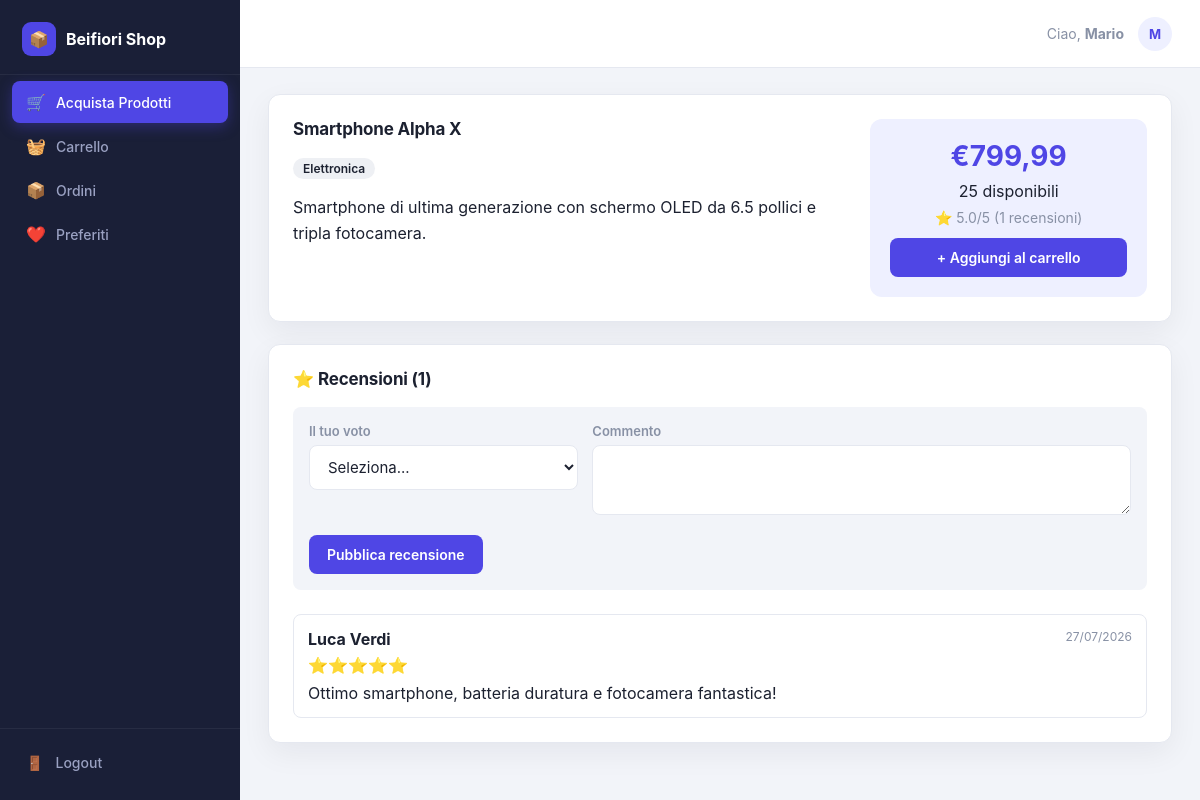
Screenshot of /product.php?id=1 (signed in) with the database file from the repository.
### tables this page shows
CREATE TABLE IF NOT EXISTS prodotti (
    id INT AUTO_INCREMENT PRIMARY KEY,
    nome VARCHAR(100) NOT NULL,
    descrizione TEXT NOT NULL,
    categoria VARCHAR(50) NOT NULL,
    quantita INT NOT NULL,
    prezzo DECIMAL(10,2) NOT NULL,
    last_update TIMESTAMP DEFAULT CURRENT_TIMESTAMP ON UPDATE CURRENT_TIMESTAMP
);

CREATE TABLE IF NOT EXISTS recensioni (
    id INT AUTO_INCREMENT PRIMARY KEY,
    utente_id INT NOT NULL,
    prodotto_id INT NOT NULL,
    voto TINYINT NOT NULL CHECK (voto BETWEEN 1 AND 5),
    commento TEXT,
    data DATETIME DEFAULT CURRENT_TIMESTAMP,
    UNIQUE KEY unique_recensione (utente_id, prodotto_id),
    FOREIGN KEY (utente_id) REFERENCES utenti(id) ON DELETE CASCADE,
    FOREIGN KEY (prodotto_id) REFERENCES prodotti(id) ON DELETE CASCADE
);

CREATE TABLE IF NOT EXISTS utenti (
    id INT AUTO_INCREMENT PRIMARY KEY,
    nome VARCHAR(100) NOT NULL,
    cognome VARCHAR(100) NOT NULL,
    email VARCHAR(100) NOT NULL UNIQUE,
    password VARCHAR(255) NOT NULL,
    tipo_utente ENUM('admin', 'user') NOT NULL DEFAULT 'user',
    data_registrazione TIMESTAMP DEFAULT CURRENT_TIMESTAMP,
    ultimo_accesso TIMESTAMP NULL DEFAULT NULL
);

### src/product.php (the view, shortened to what this page needs)
<?php
$pdo = connect();
$id = (int) ($_GET['id'] ?? 0);
$stmt = $pdo->prepare("SELECT * FROM prodotti WHERE id = ?");
$stmt->execute([$id]);
$prodotto = $stmt->fetch();
$stmt = $pdo->prepare("
    SELECT r.*, u.nome, u.cognome
    FROM recensioni r
    JOIN utenti u ON r.utente_id = u.id
    WHERE r.prodotto_id = ?
    ORDER BY r.data DESC
");
$stmt->execute([$id]);
$recensioni = $stmt->fetchAll();
$avg = $pdo->prepare("SELECT AVG(voto) as media, COUNT(*) as tot FROM recensioni WHERE prodotto_id = ?");
$avg->execute([$id]);
$stats = $avg->fetch();
$my = $pdo->prepare("SELECT * FROM recensioni WHERE utente_id = ? AND prodotto_id = ?");
$my->execute([$_SESSION['user_id'], $id]);
$my_review = $my->fetch();
?>
<!DOCTYPE html>
<html lang="it">
<head>
<link rel="stylesheet" href="style.css">
</head>
<body>
<div class="app-shell">
    <aside class="sidebar">
        <div class="sidebar-brand">
            <span class="logo-mark">📦</span>
            <span>Beifiori Shop</span>
        </div>
        <nav class="sidebar-nav">
            <a href="index.php" class="active"><span class="nav-icon">🛒</span> Acquista Prodotti</a>
            <a href="cart.php"><span class="nav-icon">🧺</span> Carrello</a>
            <a href="orders.php"><span class="nav-icon">📦</span> Ordini</a>
            <a href="wishlist.php"><span class="nav-icon">❤️</span> Preferiti</a>
        </nav>
        <div class="sidebar-footer">
            <a href="logout.php"><span class="nav-icon">🚪</span> Logout</a>
        </div>
    </aside>
    <div class="main-col">
        <header class="topbar">
            <div class="topbar-search"></div>
            <div class="topbar-actions">
                <span class="welcome">Ciao, <strong><?= htmlspecialchars($_SESSION['username']) ?></strong></span>
                <span class="user-chip"><?= strtoupper(substr($_SESSION['username'], 0, 1)) ?></span>
            </div>
        </header>
        <main class="page">
    <section class="panel panel-wide">
        <div style="display: grid; grid-template-columns: 2fr 1fr; gap: 24px;">
            <div>
                <h2><?= htmlspecialchars($prodotto['nome']) ?></h2>
                <p style="margin: 8px 0;"><span class="tag"><?= htmlspecialchars($prodotto['categoria']) ?></span></p>
                <p style="margin-top: 16px; line-height: 1.6;"><?= nl2br(htmlspecialchars($prodotto['descrizione'])) ?></p>
            </div>
            <div style="background: var(--primary-soft); padding: 20px; border-radius: var(--radius); text-align: center;">
                <div style="font-size: 28px; font-weight: 700; color: var(--primary);">€<?= number_format($prodotto['prezzo'], 2, ',', '.') ?></div>
                <div style="margin: 8px 0;"><?= (int) $prodotto['quantita'] ?> disponibili</div>
                <?php if ($stats['tot'] > 0): ?>
                    <div style="font-size: 14px; color: var(--text-muted);">⭐ <?= number_format($stats['media'], 1) ?>/5 (<?= $stats['tot'] ?> recensioni)</div>
                <?php endif; ?>
                <?php if ((int) $prodotto['quantita'] > 0): ?>
                    <form action="cart.php" method="post" style="margin-top: 12px;">
                        <button class="btn btn-primary btn-block">+ Aggiungi al carrello</button>
                    </form>
                <?php else: ?>
                    <button class="btn btn-ghost btn-block" disabled>Esaurito</button>
                <?php endif; ?>
            </div>
        </div>
    </section>
    <section class="panel panel-wide">
        <h2>⭐ Recensioni (<?= count($recensioni) ?>)</h2>
        <form method="post" style="margin-bottom: 24px; padding: 16px; background: var(--bg); border-radius: var(--radius-sm);">
            <div class="field-row">
                <div class="field">
                    <label for="voto">Il tuo voto</label>
                    <select id="voto" name="voto" required>
                        <option value="">Seleziona...</option>
                    </select>
                </div>
                <div class="field" style="flex: 2;">
                    <label for="commento">Commento</label>
                    <textarea id="commento" name="commento" rows="2"><?= htmlspecialchars($my_review['commento'] ?? '') ?></textarea>
                </div>
            </div>
            <button class="btn btn-primary"><?= $my_review ? 'Aggiorna recensione' : 'Pubblica recensione' ?></button>
        </form>
        <?php if (empty($recensioni)): ?>
            <p class="cell-empty">Nessuna recensione ancora. Sii il primo!</p>
        <?php else: ?>
            <div style="display: flex; flex-direction: column; gap: 12px;">
                <?php foreach ($recensioni as $r): ?>
                    <div style="padding: 14px; border: 1px solid var(--border); border-radius: var(--radius-sm);">
                        <div style="display: flex; justify-content: space-between; margin-bottom: 6px;">
                            <strong><?= htmlspecialchars($r['nome'] . ' ' . $r['cognome']) ?></strong>
                            <span class="cell-muted" style="font-size: 12px;"><?= date('d/m/Y', strtotime($r['data'])) ?></span>
                        </div>
                        <div style="color: var(--warning);">
                            <?php for ($i = 0; $i < $r['voto']; $i++): ?>⭐<?php endfor; ?>
                        </div>
                        <?php if ($r['commento']): ?>
                            <p style="margin: 8px 0 0;"><?= nl2br(htmlspecialchars($r['commento'])) ?></p>
                        <?php endif; ?>
                    </div>
                <?php endforeach; ?>
            </div>
        <?php endif; ?>
    </section>
        </main>
    </div>
</div>
</body>
</html>

### rows the page displays
prodotti: nome "Smartphone Alpha X", categoria "Elettronica", descrizione "Smartphone di ultima generazione con schermo OLED da 6.5 pollici e tripla fotocamera.", prezzo "799,99", quantita "25"
recensioni: utente.cognome "Luca Verdi", data "27/07/2026", commento "Ottimo smartphone, batteria duratura e fotocamera fantastica!"

### other values shown
$_SESSION['username'] "Mario"
substr($_SESSION['username'], 0, 1) "M"
$stats['media'] "5.0"
$stats['tot'] "1"
count($recensioni) "1"
